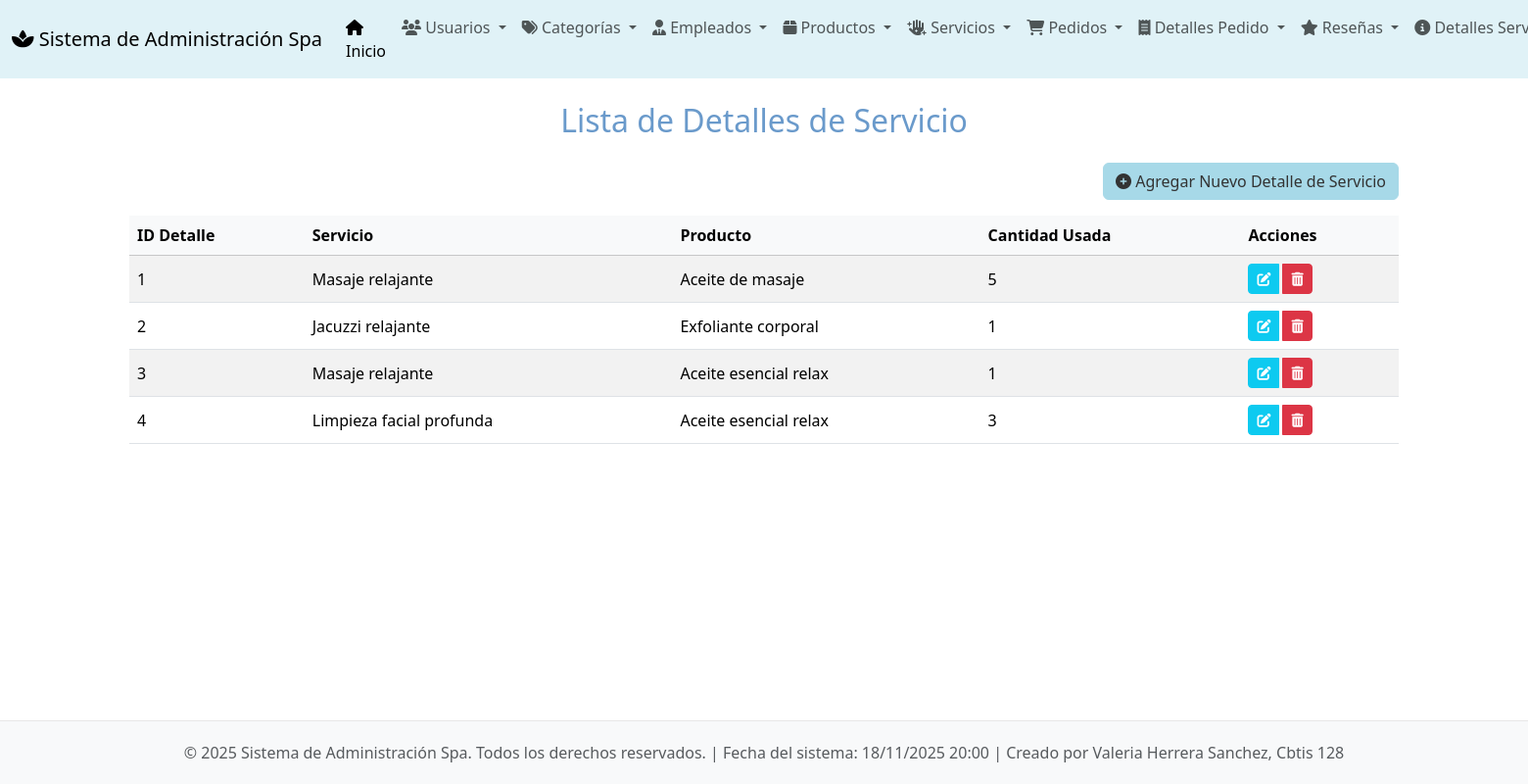
Page /detalles-servicio/ on the committed database.
### app_Spa/models.py (models this page shows, shortened)
class Detalle_servicio(models.Model):
    id_detalle_servicio = models.AutoField(primary_key=True, unique=True)
    servicio = models.ForeignKey(
        Servicios,
        on_delete=models.CASCADE,
        related_name="detalles_servicio"
    )
    producto = models.ForeignKey(
        Productos,
        on_delete=models.CASCADE,
        related_name="detalles_servicio"
    )
    cantidad_usada = models.IntegerField(default=1)

class Servicios(models.Model):
    id_servicio = models.AutoField(primary_key=True, unique=True)
    nombre_servicio = models.CharField(max_length=100)
    descripcion = models.TextField()
    precio = models.DecimalField(max_digits=10, decimal_places=2)
    duracion = models.IntegerField()
    categoria = models.ForeignKey(
        Categorias,
        on_delete=models.CASCADE,
        related_name="servicios"
    )
    productos_utilizados = models.TextField(blank=True, null=True)
    empleado_asignado = models.ForeignKey(
        Empleados,
        on_delete=models.SET_NULL,
        related_name="servicios",
        null=True
    )
    fecha_creacion = models.DateTimeField(auto_now_add=True)
    activo = models.BooleanField(default=True)

class Productos(models.Model):
    id_producto = models.AutoField(primary_key=True, unique=True)
    nombre = models.CharField(max_length=25)
    descripcion = models.TextField()
    precio = models.DecimalField(max_digits=10, decimal_places=2)
    stock = models.IntegerField()
    categoria = models.ForeignKey(
        Categorias,
        on_delete=models.CASCADE,
        related_name="productos"
    )

### app_Spa/views.py (the view)
# urls.py: path('detalles-servicio/', views.ver_detalles_servicio, name='ver_detalles_servicio'),
def ver_detalles_servicio(request):
    detalles_servicio = Detalle_servicio.objects.all()
    return render(request, 'detalles_servicio/ver_detalles_servicio.html', {'detalles_servicio': detalles_servicio})

### app_Spa/templates/detalles_servicio/ver_detalles_servicio.html (shortened to what this page needs)
{% extends 'base.html' %}
{% block content %}
<h2 class="mb-4 text-center" style="color: #6a9acb;">Lista de Detalles de Servicio</h2>
<div class="text-end mb-3">
    <a href="{% url 'agregar_detalle_servicio' %}" class="btn btn-primary">
        <i class="fas fa-plus-circle"></i> Agregar Nuevo Detalle de Servicio
    </a>
</div>
{% if detalles_servicio %}
<div class="table-responsive">
    <table class="table table-striped table-hover align-middle">
        <thead class="table-light">
            <tr>
                <th scope="col">ID Detalle</th>
                <th scope="col">Servicio</th>
                <th scope="col">Producto</th>
                <th scope="col">Cantidad Usada</th>
                <th scope="col">Acciones</th>
            </tr>
        </thead>
        <tbody>
            {% for detalle in detalles_servicio %}
            <tr>
                <td>{{ detalle.id_detalle_servicio }}</td>
                <td>{{ detalle.servicio.nombre_servicio }}</td>
                <td>{{ detalle.producto.nombre }}</td>
                <td>{{ detalle.cantidad_usada }}</td>
                <td>
                    <div class="btn-group" role="group" aria-label="Acciones de detalle de servicio">
                        <a href="{% url 'actualizar_detalle_servicio' detalle.id_detalle_servicio %}" class="btn btn-sm btn-info text-white me-1" title="Editar">
                            <i class="fas fa-edit"></i>
                        </a>
                        <a href="{% url 'borrar_detalle_servicio' detalle.id_detalle_servicio %}" class="btn btn-sm btn-danger" title="Eliminar">
                            <i class="fas fa-trash-alt"></i>
                        </a>
                    </div>
                </td>
            </tr>
            {% endfor %}
        </tbody>
    </table>
</div>
{% else %}
<div class="alert alert-info text-center" role="alert">
    No hay detalles de servicio registrados.
</div>
{% endif %}
{% endblock %}

### app_Spa/templates/base.html (style rules this page uses)
body { display: flex; flex-direction: column; min-height: 100vh; }
.btn-primary { background-color: #a7d9e8; border-color: #a7d9e8; color: #333; }
.table thead { background-color: #e0f2f7; }

### rows in the picture
Detalle_servicio: id_detalle_servicio "1", servicio.nombre_servicio "Masaje relajante", producto.nombre "Aceite de masaje", cantidad_usada "5"
Detalle_servicio: id_detalle_servicio "2", servicio.nombre_servicio "Jacuzzi relajante", producto.nombre "Exfoliante corporal", cantidad_usada "1"
Detalle_servicio: id_detalle_servicio "3", servicio.nombre_servicio "Masaje relajante", producto.nombre "Aceite esencial relax", cantidad_usada "1"
Detalle_servicio: id_detalle_servicio "4", servicio.nombre_servicio "Limpieza facial profunda", producto.nombre "Aceite esencial relax", cantidad_usada "3"
